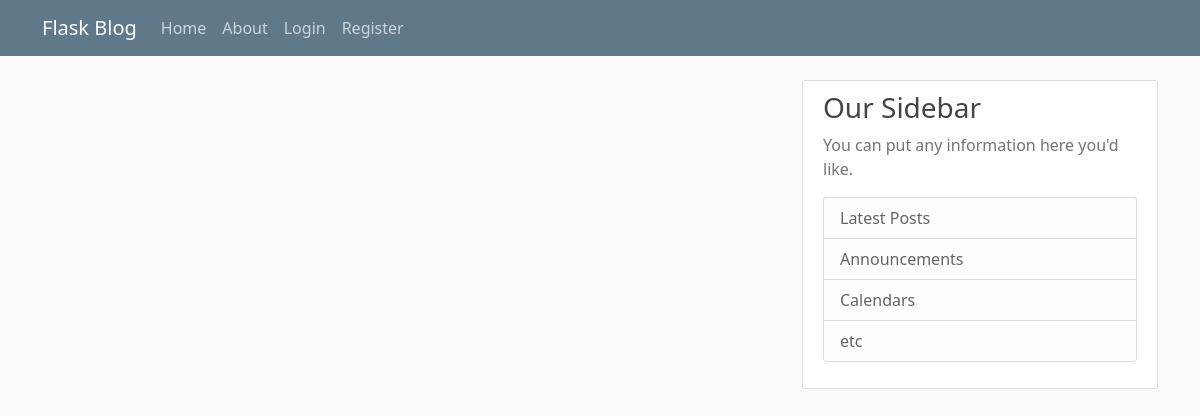
The app's page /home, older data.
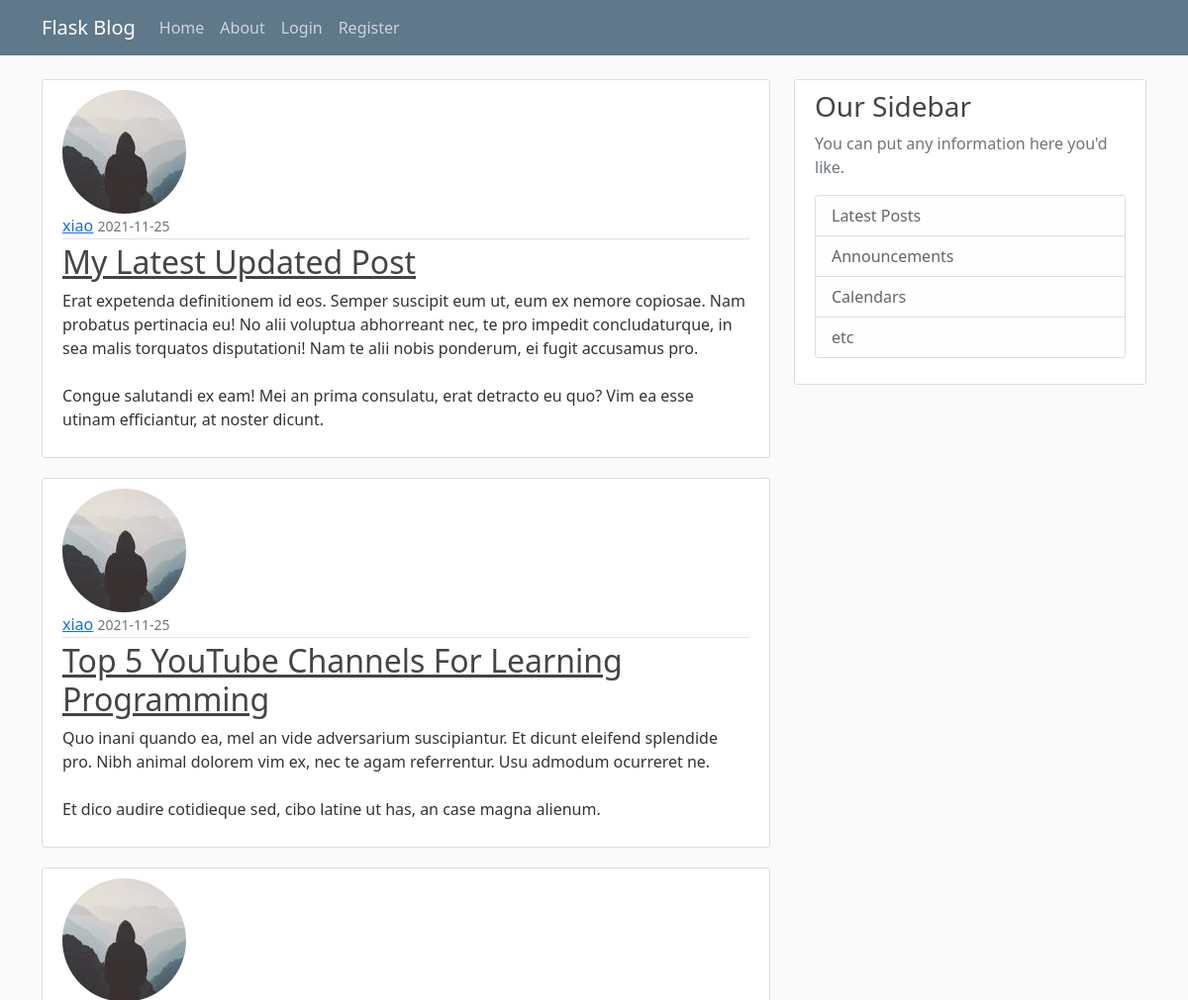
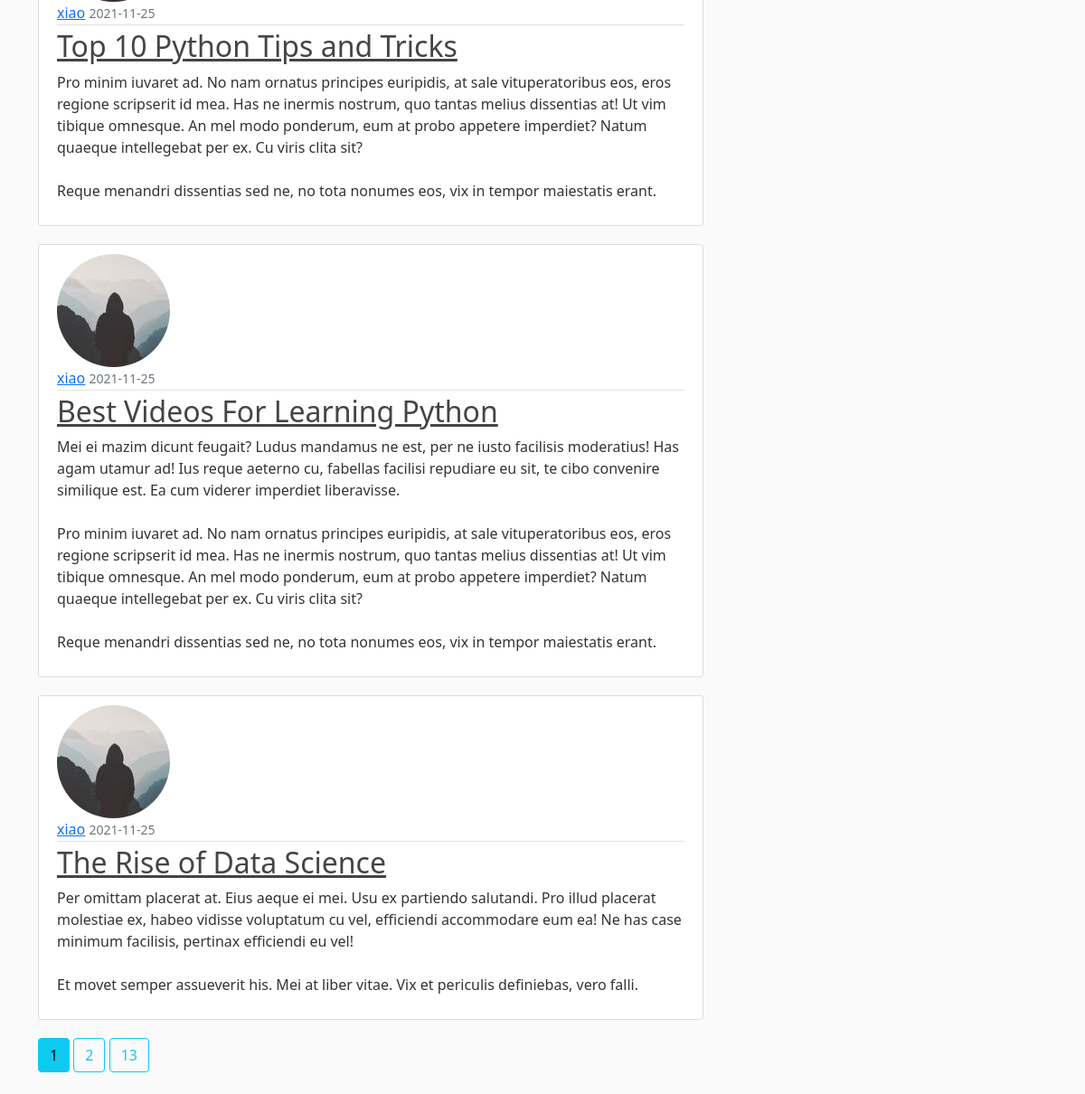
The same page, newer data (2 pictures, top to bottom).
### flaskblog/models.py (models this page shows, shortened)
class Post(db.Model):
    id = db.Column(db.Integer, primary_key=True)
    title = db.Column(db.String(100), nullable=False)
    date_posted = db.Column(db.DateTime(timezone=True), default=datetime.now)
    content = db.Column(db.Text, nullable=False)
    user_id = db.Column(db.Integer, db.ForeignKey('user.id'), nullable=False)

class User(db.Model, UserMixin):
    id = db.Column(db.Integer, primary_key=True)
    username = db.Column(db.String(20), unique=True, nullable=False)
    email = db.Column(db.String(120), unique=True, nullable=False)
    image_file = db.Column(db.String(20), nullable=False, default='default.jpg')
    password = db.Column(db.String(60), nullable=False)
    posts = db.relationship('Post', backref='author', lazy=True)

### flaskblog/main/routes.py (the view)
@main.route("/")
@main.route("/home")
def home():
    page = request.args.get('page', 1, type=int)
    posts = Post.query.order_by(Post.date_posted.desc()).paginate(page=page, per_page=5)
    return render_template('home.html', posts=posts)

### flaskblog/templates/home.html (shortened to what this page needs)
{% extends "layout.html" %}
{% block content %}
    {% for post in posts.items %}
        <article class="media content-section">
            <img class="rounded-circle artical-img" src="{{ url_for('static', filename='profile_pics/' + post.author.image_file) }}">
            <div class="media-body">
                <div class="article-metadata">
                    <a class="mr-2" href="{{url_for('users.user_posts', username=post.author.username)}}">{{ post.author.username }}</a>
                    <small class="text-muted">{{ post.date_posted.strftime('%Y-%m-%d') }}</small>
                </div>
                <h2><a class="article-title" href="{{ url_for('posts.post', post_id=post.id) }}">{{ post.title }}</a></h2>
                <p class="article-content">{{ post.content }}</p>
            </div>
        </article>
    {% endfor %}
    {% for page_num in posts.iter_pages(left_edge=1, right_edge=1, left_current=1, right_current=2) %}
        {% if page_num %}
            {% if posts.page == page_num %}
                <a class="btn btn-info mb-4" href="{{url_for('main.home', page=page_num)}}">{{page_num}}</a>
            {% else %}
                <a class="btn btn-outline-info mb-4" href="{{url_for('main.home', page=page_num)}}">{{page_num}}</a>
            {% endif %}
        {% endif %}
    {% endfor %}
{% endblock content %}

### flaskblog/templates/layout.html (shortened to what this page needs)
<!DOCTYPE html>
<html lang="en">
<head>
    <link href="https://cdn.jsdelivr.net/npm/bootstrap@5.1.3/dist/css/bootstrap.min.css" rel="stylesheet"
>
    <link rel="stylesheet" type="text/css" href={{ url_for(
    'static', filename='main.css') }}>
</head>
<body>
<header class="site-header">
    <nav class="navbar navbar-expand-md navbar-dark bg-steel fixed-top">
        <div class="container">
            <a class="navbar-brand mr-4" href="/">Flask Blog</a>
            <div class="collapse navbar-collapse" id="navbarToggle">
                <div class="navbar-nav mr-auto">
                    <a class="nav-item nav-link" href="{{ url_for('main.home') }}">Home</a>
                    <a class="nav-item nav-link" href="{{ url_for('main.about') }}">About</a>
                </div>
                <div class="navbar-nav">
                    {% if current_user.is_authenticated %}
                    <a class="nav-item nav-link" href="{{ url_for('posts.new_post') }}">New Post</a>
                    <a class="nav-item nav-link" href="{{ url_for('users.account') }}">Account</a>
                    <a class="nav-item nav-link" href="{{ url_for('users.logout') }}">Logout</a>
                    {% else %}
                    <a class="nav-item nav-link" href="{{ url_for('users.login') }}">Login</a>
                    <a class="nav-item nav-link" href="{{ url_for('users.register') }}">Register</a>
                    {% endif %}
                </div>
            </div>
        </div>
    </nav>
</header>
<main role="main" class="container">
    <div class="row">
        <div class="col-md-8">
            {% block content %}{% endblock %}
        </div>
        <div class="col-md-4">
            <div class="content-section">
                <h3>Our Sidebar</h3>
                <p class='text-muted'>You can put any information here you'd like.
                    <ul class="list-group">
                        <li class="list-group-item list-group-item-light">Latest Posts</li>
                        <li class="list-group-item list-group-item-light">Announcements</li>
                        <li class="list-group-item list-group-item-light">Calendars</li>
                        <li class="list-group-item list-group-item-light">etc</li>
                    </ul>
                </p>
            </div>
        </div>
    </div>
</main>
</body>
</html>

### flaskblog/static/main.css (style rules this page uses)
body { background: #fafafa; color: #333333; margin-top: 5rem; }
h1, h2, h3, h4, h5, h6 { color: #444444; }
.bg-steel { background-color: #5f788a; }
.site-header .navbar-nav .nav-link { color: #cbd5db; }
.content-section { background: #ffffff; padding: 10px 20px; border: 1px solid #dddddd; border-radius: 3px; margin-bottom: 20px; }
.article-title { color: #444444; }
.article-content { white-space: pre-line; }
.article-metadata { padding-bottom: 1px; margin-bottom: 4px; border-bottom: 1px solid #e3e3e3 }

Row changes from the older to the newer data that the page shows:
added Post: image_file (picture), author.username "xiao", date_posted "2021-11-25", title "My Latest Updated Post", content "Erat expetenda definitionem id eos. Semper suscipit eum ut, eum ex nemore copiosae. Nam probatus pertinacia eu! No alii voluptua abhorreant nec, te pro impedit concludaturque, in sea malis torquatos disputationi! Nam te alii nobis ponderum, ei fugit accusamus pro. Congue salutandi ex eam! Mei an prima consulatu, erat detracto eu quo? Vim ea esse utinam efficiantur, at noster dicunt."
added Post: image_file (picture), author.username "xiao", date_posted "2021-11-25", title "Top 5 YouTube Channels For Learning Programming", content "Quo inani quando ea, mel an vide adversarium suscipiantur. Et dicunt eleifend splendide pro. Nibh animal dolorem vim ex, nec te agam referrentur. Usu admodum ocurreret ne. Et dico audire cotidieque sed, cibo latine ut has, an case magna alienum."
added Post: image_file (picture), author.username "xiao", date_posted "2021-11-25", title "Top 10 Python Tips and Tricks", content "Pro minim iuvaret ad. No nam ornatus principes euripidis, at sale vituperatoribus eos, eros regione scripserit id mea. Has ne inermis nostrum, quo tantas melius dissentias at! Ut vim tibique omnesque. An mel modo ponderum, eum at probo appetere imperdiet? Natum quaeque intellegebat per ex. Cu viris clita sit? Reque menandri dissentias sed ne, no tota nonumes eos, vix in tempor maiestatis erant."
added Post: image_file (picture), author.username "xiao", date_posted "2021-11-25", title "Best Videos For Learning Python", content "Mei ei mazim dicunt feugait? Ludus mandamus ne est, per ne iusto facilisis moderatius! Has agam utamur ad! Ius reque aeterno cu, fabellas facilisi repudiare eu sit, te cibo convenire similique est. Ea cum viderer imperdiet liberavisse. Pro minim iuvaret ad. No nam ornatus principes euripidis, at sale vituperatoribus eos, eros regione scripserit id mea. Has ne inermis nostrum, quo tantas melius dissentias at! Ut vim tibique omnesque. An mel modo ponderum, eum at probo appetere imperdiet? Natum quaeque intellegebat per ex. Cu viris clita sit? Reque menandri dissentias sed ne, no tota nonumes eos, vix in tempor maiestatis erant."
added Post: image_file (picture), author.username "xiao", date_posted "2021-11-25", title "The Rise of Data Science", content "Per omittam placerat at. Eius aeque ei mei. Usu ex partiendo salutandi. Pro illud placerat molestiae ex, habeo vidisse voluptatum cu vel, efficiendi accommodare eum ea! Ne has case minimum facilisis, pertinax efficiendi eu vel! Et movet semper assueverit his. Mei at liber vitae. Vix et periculis definiebas, vero falli."
Text that changed along with them:
new list line: "1"
new list line: "2"
new list line: "13"
